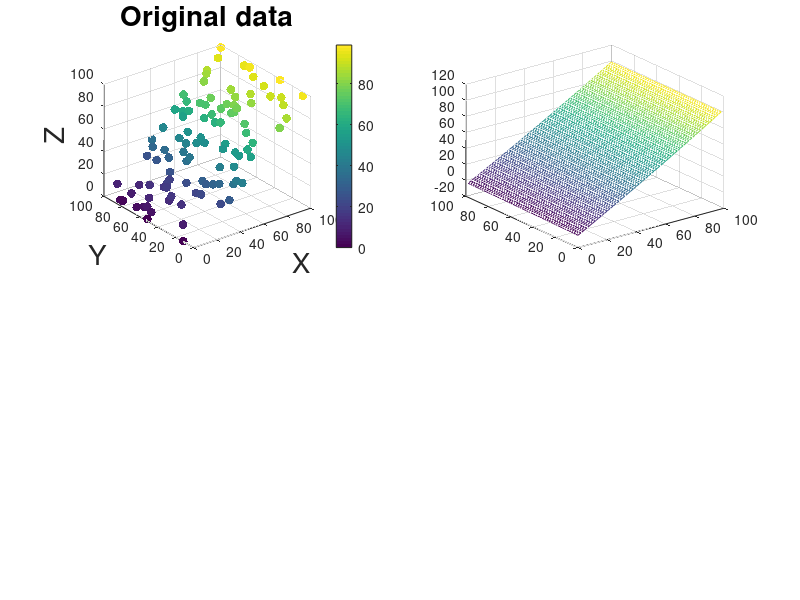

This figure's MATLAB source: (Note: this script raises an error after producing the figure.)
clc
clear

% Generate linear z, random y, and linear x with noise. x is correlated to z
x = 100 * rand(100,1);
x = sort(x);
y = 100 * rand(100,1);
z = [0:99]';
data = [x y z];

%% Plot original data (2x2, #1 image)
figure;
subplot(2,2,1)
s = scatter3(x,y,z, 40, z, 'filled');
% label x y z axis
xlabel('X', 'FontSize', 20);
ylabel('Y','FontSize', 20);
zlabel('Z','FontSize', 20);
title('Original data','FontSize', 20);
colorbar

%% 2nd order polynomial interpolation
subplot(2,2,2)
% Find polynomial coefficients
A = [ones(size(data,1),1) x y x.*y x.^2 y.^2];
a = A\z;

% Calculate height for each point
poly_x = [0: 2: 99]';
poly_y = poly_x;
poly_z = zeros(size(poly_x,1));

% the array is accessed by (Row, Column)
for r = 1:size(poly_y,1)
    for c = 1:size(poly_x,1)

        poly_z(r,c) = [1 poly_x(c) poly_y(r) poly_x(c).*poly_y(r) poly_x(c).^2 poly_y(r).^2]*a;
    end
end

%% Plot graph 
% 3D mesh grid
s = mesh(poly_x, poly_y, poly_z);
s.FaceColor = 'flat';
% label x y z axis
xlabel('X', 'FontSize', 20);
ylabel('Y','FontSize', 20);
zlabel('Z','FontSize', 20);
% give a title 
title('2nd Order Polynomial Interpolation','FontSize', 20);
% show the range of elevation value
colorbar

%% Weighted Averaging graph
subplot(2,2,3)

wavg_x = [0: 2: 99]';
wavg_y = wavg_x;
% z for weighted averaging
wavg_z = zeros(size(wavg_x,1));

% Find the nearest 5 points
n = 5;
for r = 1:size(wavg_x,1)
    for c = 1:size(wavg_x,1)
        d2 = (c-x).^2 + (r-y).^2;
        % a for sorted values, b for indexes
        [sorted_d,index] = sort(d2);
        w = (sorted_d(1:n)).^-1;
        wz = w .* z(index(1:n));
        % grid z for weighted averaging
        wavg_z(r,c) = sum(wz)/sum(w);
    end
end

s = mesh(wavg_x, wavg_y, wavg_z);
s.FaceColor = 'flat';
% label x y z axis
xlabel('X', 'FontSize', 20);
ylabel('Y','FontSize', 20);
zlabel('Z','FontSize', 20);
% give a title 
title('Weighted Averaging','FontSize', 20);
% show the range of elevation value
colorbar

%% Deviation graph
subplot(2,2,4)
% 3D mesh grid
dev_z = poly_z - wavg_z;

s = mesh(poly_x, poly_y, dev_z);
s.FaceColor = 'flat';
% label x y z axis
xlabel('X', 'FontSize', 20);
ylabel('Y','FontSize', 20);
zlabel('Deviation','FontSize', 20);
% give a title 
title('Comparison of Two Surfaces','FontSize', 20);
% show the range of elevation value
colorbar

sgtitle('Wong\_12345678D','FontSize', 30)
